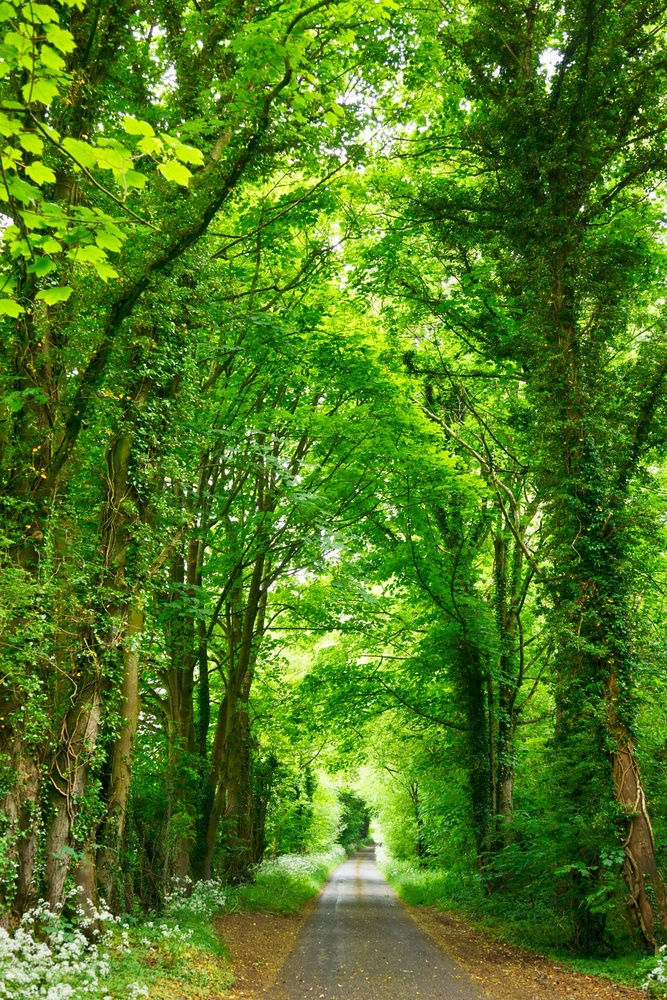
#> input picture nature.jpg, 667 x 1000 px, shrunk from 1000 x 1500 before the run
$ python Session38C.py
#> lines starting #> are read from the running program, lines starting #| are printed output that depends on the picture
import cv2
import numpy as np
image = cv2.imread("nature.jpg", 0)   # 0 Black and White
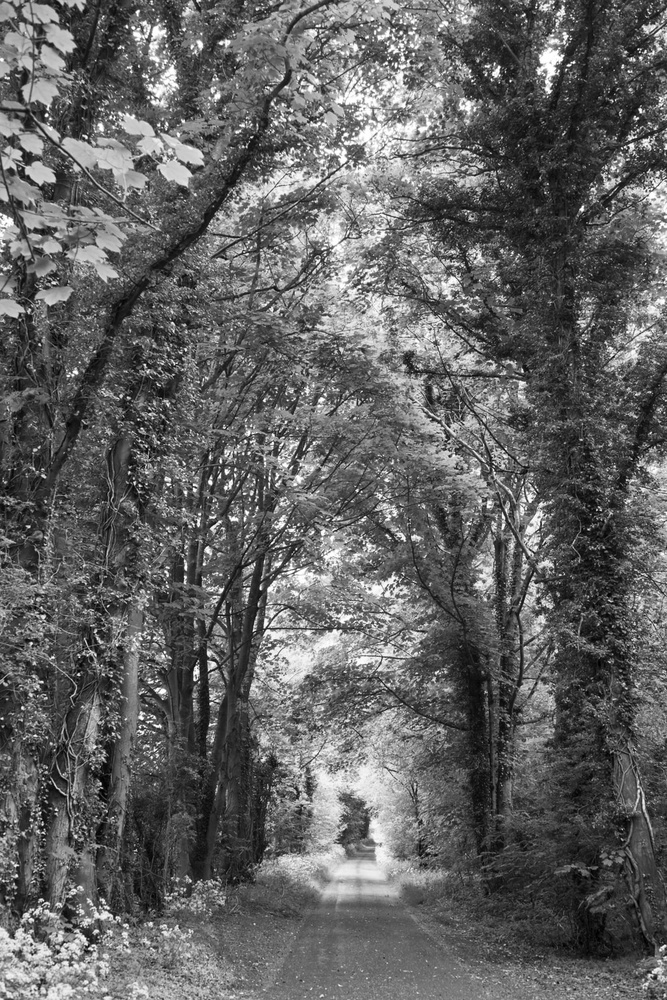
#> image: shape (1000, 667); min 0, max 255, mean 98.1

print(image)
#> (printed output is left out)
# Use Numpy and rotate Image by 90 Degrees
rotatedImage1 = np.rot90(image)
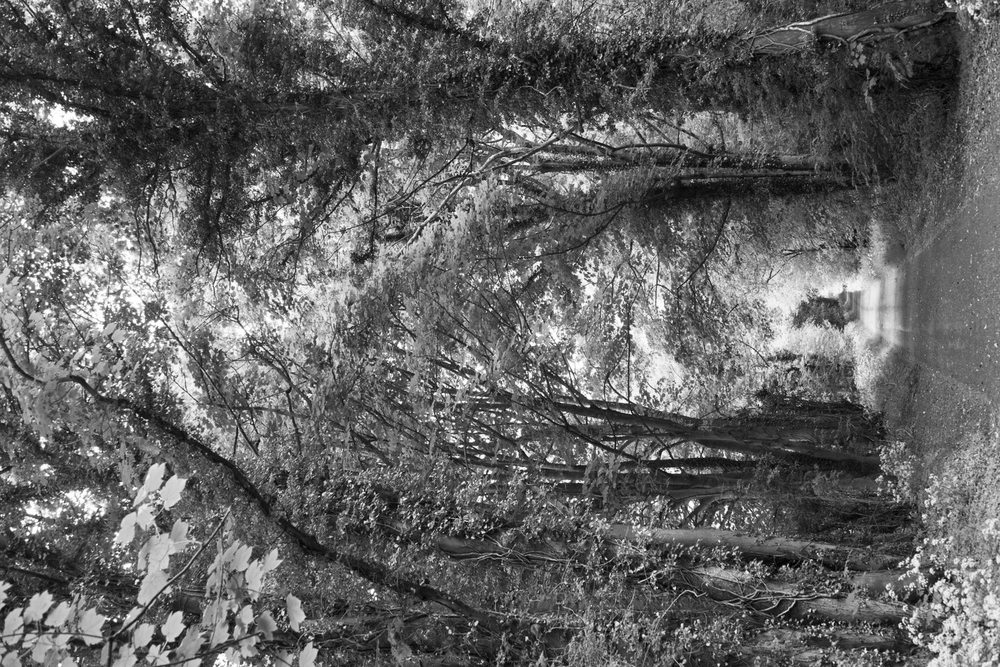
#> rotatedImage1: shape (667, 1000); min 0, max 255, mean 98.1
rotatedImage2 = np.rot90(rotatedImage1)
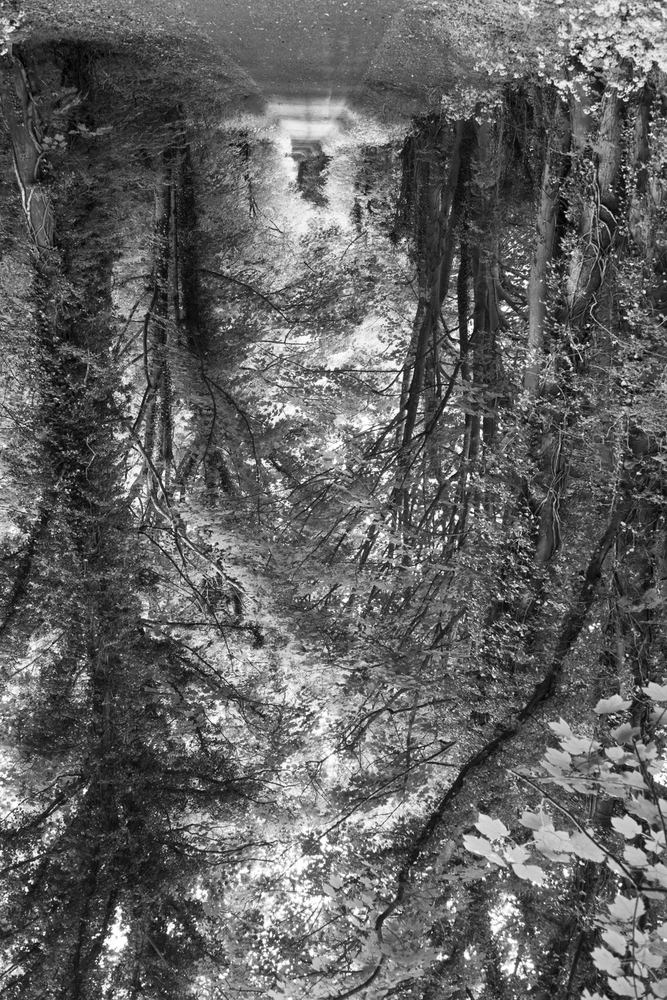
#> rotatedImage2: shape (1000, 667); min 0, max 255, mean 98.1

print(image)
#> (printed output is left out)
print(rotatedImage1)
#> (printed output is left out)

cv2.imshow("AnyTitleForImage", rotatedImage2)
cv2.waitKey(0)  # TAke any keyboard input
# cv2.waitKey(5000)
cv2.destroyAllWindows()
